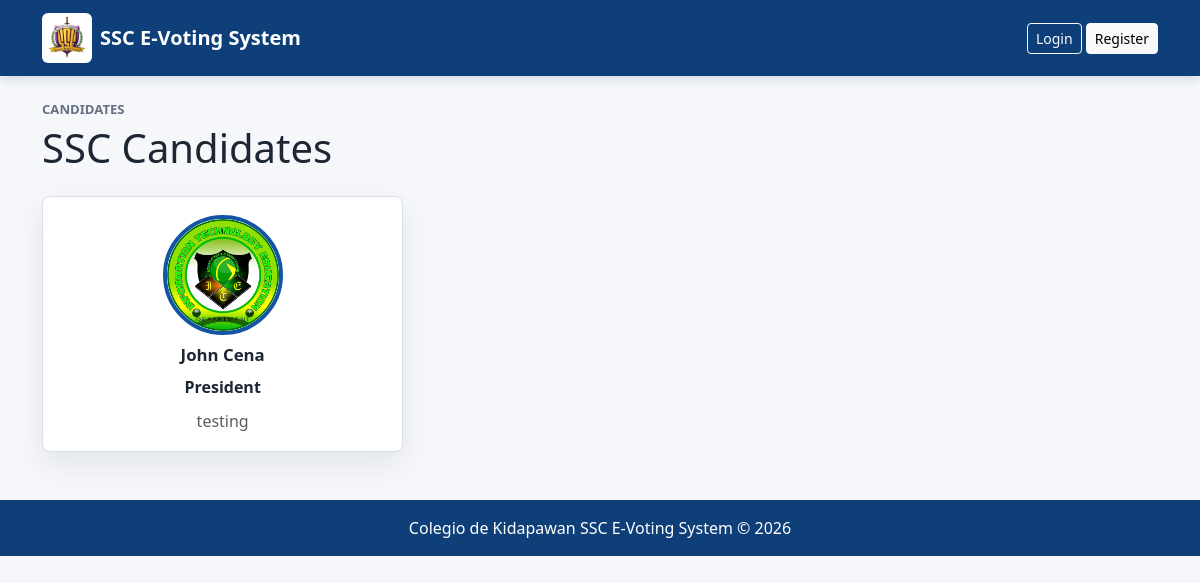
/candidates/, run on the app's committed database.
### candidates/models.py (models this page shows, shortened)
class Candidate(models.Model):
    position = models.ForeignKey(Position, on_delete=models.CASCADE)
    fullname = models.CharField(max_length=200)
    photo = models.ImageField(upload_to='candidates/')
    platform = models.TextField()

class Position(models.Model):
    election = models.ForeignKey(Election, on_delete=models.CASCADE)
    name = models.CharField(max_length=100)

### candidates/views.py (the view)
# urls.py: path('candidates/', views.candidate_list, name='candidate_list'),
def candidate_list(request):
    candidates = Candidate.objects.all()
    return render(request, 'candidates/candidate_list.html', {
        'candidates': candidates
    })

### templates/candidates/candidate_list.html
{% extends 'base.html' %}
{% block content %}
<div class="section-kicker">Candidates</div>
<h1 class="mb-4">SSC Candidates</h1>
<div class="candidate-grid">
    {% for candidate in candidates %}
        <article class="candidate-result">
            <img src="{{ candidate.photo.url }}"
                 class="candidate-img"
                 alt="{{ candidate.fullname }}">
            <h2>{{ candidate.fullname }}</h2>
            <strong>{{ candidate.position.name }}</strong>
            <p class="text-muted mb-0">{{ candidate.platform }}</p>
        </article>
    {% empty %}
        <div class="empty-state">No candidates available yet.</div>
    {% endfor %}
</div>
{% endblock %}

### static/css/app.css (style rules this page uses)
:root { --page-bg: #f5f7fa; --surface: #ffffff; --surface-muted: #eef2f7; --border: #d9e0ea; --ink: #1d2633; --muted: #667085; --brand: #1255a4; --brand-dark: #0f3f78; --ssc-purple: #4a176f; --ssc-gold: #f2bd2e; --ssc-green: #2f7d32; --success: #16794c; --warning: #b7791f; --danger: #b42318; --shadow: 0 12px 30px rgba(16, 24, 40, 0.08); }
body { min-height: 100vh; background: var(--page-bg); color: var(--ink); }
.section-kicker { margin-bottom: 4px; color: var(--muted); font-size: 0.82rem; font-weight: 700; text-transform: uppercase; letter-spacing: 0; }
.candidate-img { width: 120px; height: 120px; object-fit: cover; border: 4px solid var(--brand); border-radius: 50%; }
.candidate-grid { display: grid; grid-template-columns: repeat(3, minmax(0, 1fr)); gap: 16px; }
.candidate-choice-body, .candidate-result { display: flex; min-height: 100%; flex-direction: column; align-items: center; gap: 10px; padding: 18px; border: 1px solid var(--border); border-radius: 8px; background: var(--surface); text-align: center; box-shadow: var(--shadow); transition: border-color 0.2s ease, box-shadow 0.2s ease, transform 0.2s ease; }
.candidate-name, .candidate-result h2, .candidate-result h3 { margin: 0; font-size: 1.05rem; font-weight: 800; }

### data on the page
Candidate: photo (picture), fullname "John Cena", position.name "President", platform "testing"
